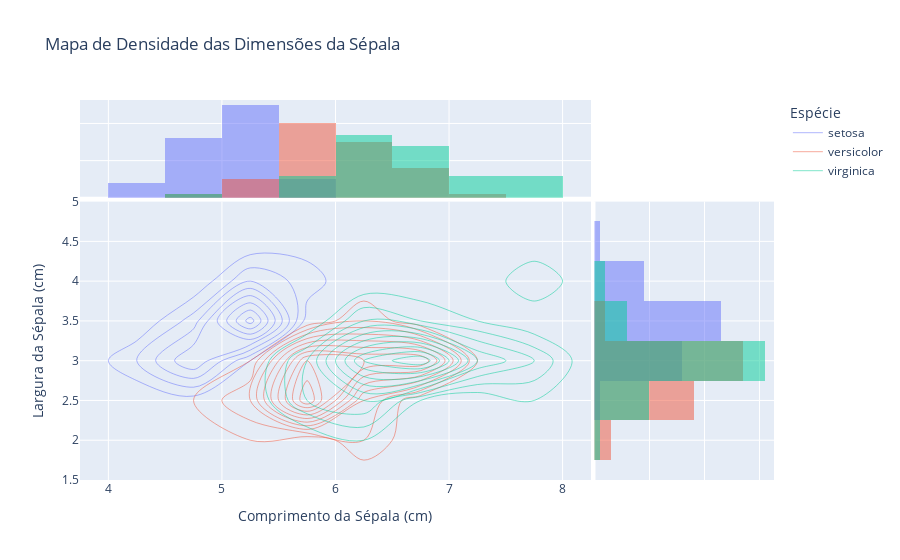

The notebook cell saved with this chart:
### Code cell
# Gráfico de Densidade 2D
fig_px_density = px.density_contour(df_iris_renamed, x="sepal_length", y="sepal_width",
                                   color="species", marginal_x="histogram", marginal_y="histogram",
                                   title="Mapa de Densidade das Dimensões da Sépala")
# Personalizando o gráfico de densidade
fig_px_density.update_layout(
    xaxis_title="Comprimento da Sépala (cm)",
    yaxis_title="Largura da Sépala (cm)",
    legend_title="Espécie",
    font=dict(size=12)
)
fig_px_density.show()

### Figure 1 — Plotly figure (JSON) as saved in the notebook; plotly's stock layout.template omitted (floating-point values rounded to 4 significant figures)
{"data": [{"contours": {"coloring": "none"}, "hovertemplate": "species=setosa<br>sepal_length=%{x}<br>sepal_width=%{y}<br>count=%{z}<extra></extra>", "legendgroup": "setosa", "line": {"color": "#636efa"}, "name": "setosa", "showlegend": true, "x": [5.1, 4.9, 4.7, 4.6, 5.0, 5.4, 4.6, 5.0, 4.4, 4.9, 5.4, 4.8, 4.8, 4.3, 5.8, 5.7, 5.4, 5.1, 5.7, 5.1, 5.4, 5.1, 4.6, 5.1, 4.8, 5.0, 5.0, 5.2, 5.2, 4.7, 4.8, 5.4, 5.2, 5.5, 4.9, 5.0, 5.5, 4.9, 4.4, 5.1, 5.0, 4.5, 4.4, 5.0, 5.1, 4.8, 5.1, 4.6, 5.3, 5.0], "xaxis": "x", "xbingroup": "x", "y": [3.5, 3.0, 3.2, 3.1, 3.6, 3.9, 3.4, 3.4, 2.9, 3.1, 3.7, 3.4, 3.0, 3.0, 4.0, 4.4, 3.9, 3.5, 3.8, 3.8, 3.4, 3.7, 3.6, 3.3, 3.4, 3.0, 3.4, 3.5, 3.4, 3.2, 3.1, 3.4, 4.1, 4.2, 3.1, 3.2, 3.5, 3.6, 3.0, 3.4, 3.5, 2.3, 3.2, 3.5, 3.8, 3.0, 3.8, 3.2, 3.7, 3.3], "yaxis": "y", "ybingroup": "y", "type": "histogram2dcontour"}, {"bingroup": "x", "hovertemplate": "species=setosa<br>sepal_length=%{x}<br>count=%{y}<extra></extra>", "legendgroup": "setosa", "marker": {"color": "#636efa"}, "name": "setosa", "opacity": 0.5, "showlegend": false, "x": [5.1, 4.9, 4.7, 4.6, 5.0, 5.4, 4.6, 5.0, 4.4, 4.9, 5.4, 4.8, 4.8, 4.3, 5.8, 5.7, 5.4, 5.1, 5.7, 5.1, 5.4, 5.1, 4.6, 5.1, 4.8, 5.0, 5.0, 5.2, 5.2, 4.7, 4.8, 5.4, 5.2, 5.5, 4.9, 5.0, 5.5, 4.9, 4.4, 5.1, 5.0, 4.5, 4.4, 5.0, 5.1, 4.8, 5.1, 4.6, 5.3, 5.0], "xaxis": "x3", "yaxis": "y3", "type": "histogram"}, {"bingroup": "y", "hovertemplate": "species=setosa<br>sepal_width=%{y}<br>count=%{x}<extra></extra>", "legendgroup": "setosa", "marker": {"color": "#636efa"}, "name": "setosa", "opacity": 0.5, "showlegend": false, "xaxis": "x2", "y": [3.5, 3.0, 3.2, 3.1, 3.6, 3.9, 3.4, 3.4, 2.9, 3.1, 3.7, 3.4, 3.0, 3.0, 4.0, 4.4, 3.9, 3.5, 3.8, 3.8, 3.4, 3.7, 3.6, 3.3, 3.4, 3.0, 3.4, 3.5, 3.4, 3.2, 3.1, 3.4, 4.1, 4.2, 3.1, 3.2, 3.5, 3.6, 3.0, 3.4, 3.5, 2.3, 3.2, 3.5, 3.8, 3.0, 3.8, 3.2, 3.7, 3.3], "yaxis": "y2", "type": "histogram"}, {"contours": {"coloring": "none"}, "hovertemplate": "species=versicolor<br>sepal_length=%{x}<br>sepal_width=%{y}<br>count=%{z}<extra></extra>", "legendgroup": "versicolor", "line": {"color": "#EF553B"}, "name": "versicolor", "showlegend": true, "x": [7.0, 6.4, 6.9, 5.5, 6.5, 5.7, 6.3, 4.9, 6.6, 5.2, 5.0, 5.9, 6.0, 6.1, 5.6, 6.7, 5.6, 5.8, 6.2, 5.6, 5.9, 6.1, 6.3, 6.1, 6.4, 6.6, 6.8, 6.7, 6.0, 5.7, 5.5, 5.5, 5.8, 6.0, 5.4, 6.0, 6.7, 6.3, 5.6, 5.5, 5.5, 6.1, 5.8, 5.0, 5.6, 5.7, 5.7, 6.2, 5.1, 5.7], "xaxis": "x", "xbingroup": "x", "y": [3.2, 3.2, 3.1, 2.3, 2.8, 2.8, 3.3, 2.4, 2.9, 2.7, 2.0, 3.0, 2.2, 2.9, 2.9, 3.1, 3.0, 2.7, 2.2, 2.5, 3.2, 2.8, 2.5, 2.8, 2.9, 3.0, 2.8, 3.0, 2.9, 2.6, 2.4, 2.4, 2.7, 2.7, 3.0, 3.4, 3.1, 2.3, 3.0, 2.5, 2.6, 3.0, 2.6, 2.3, 2.7, 3.0, 2.9, 2.9, 2.5, 2.8], "yaxis": "y", "ybingroup": "y", "type": "histogram2dcontour"}, {"bingroup": "x", "hovertemplate": "species=versicolor<br>sepal_length=%{x}<br>count=%{y}<extra></extra>", "legendgroup": "versicolor", "marker": {"color": "#EF553B"}, "name": "versicolor", "opacity": 0.5, "showlegend": false, "x": [7.0, 6.4, 6.9, 5.5, 6.5, 5.7, 6.3, 4.9, 6.6, 5.2, 5.0, 5.9, 6.0, 6.1, 5.6, 6.7, 5.6, 5.8, 6.2, 5.6, 5.9, 6.1, 6.3, 6.1, 6.4, 6.6, 6.8, 6.7, 6.0, 5.7, 5.5, 5.5, 5.8, 6.0, 5.4, 6.0, 6.7, 6.3, 5.6, 5.5, 5.5, 6.1, 5.8, 5.0, 5.6, 5.7, 5.7, 6.2, 5.1, 5.7], "xaxis": "x3", "yaxis": "y3", "type": "histogram"}, {"bingroup": "y", "hovertemplate": "species=versicolor<br>sepal_width=%{y}<br>count=%{x}<extra></extra>", "legendgroup": "versicolor", "marker": {"color": "#EF553B"}, "name": "versicolor", "opacity": 0.5, "showlegend": false, "xaxis": "x2", "y": [3.2, 3.2, 3.1, 2.3, 2.8, 2.8, 3.3, 2.4, 2.9, 2.7, 2.0, 3.0, 2.2, 2.9, 2.9, 3.1, 3.0, 2.7, 2.2, 2.5, 3.2, 2.8, 2.5, 2.8, 2.9, 3.0, 2.8, 3.0, 2.9, 2.6, 2.4, 2.4, 2.7, 2.7, 3.0, 3.4, 3.1, 2.3, 3.0, 2.5, 2.6, 3.0, 2.6, 2.3, 2.7, 3.0, 2.9, 2.9, 2.5, 2.8], "yaxis": "y2", "type": "histogram"}, {"contours": {"coloring": "none"}, "hovertemplate": "species=virginica<br>sepal_length=%{x}<br>sepal_width=%{y}<br>count=%{z}<extra></extra>", "legendgroup": "virginica", "line": {"color": "#00cc96"}, "name": "virginica", "showlegend": true, "x": [6.3, 5.8, 7.1, 6.3, 6.5, 7.6, 4.9, 7.3, 6.7, 7.2, 6.5, 6.4, 6.8, 5.7, 5.8, 6.4, 6.5, 7.7, 7.7, 6.0, 6.9, 5.6, 7.7, 6.3, 6.7, 7.2, 6.2, 6.1, 6.4, 7.2, 7.4, 7.9, 6.4, 6.3, 6.1, 7.7, 6.3, 6.4, 6.0, 6.9, 6.7, 6.9, 5.8, 6.8, 6.7, 6.7, 6.3, 6.5, 6.2, 5.9], "xaxis": "x", "xbingroup": "x", "y": [3.3, 2.7, 3.0, 2.9, 3.0, 3.0, 2.5, 2.9, 2.5, 3.6, 3.2, 2.7, 3.0, 2.5, 2.8, 3.2, 3.0, 3.8, 2.6, 2.2, 3.2, 2.8, 2.8, 2.7, 3.3, 3.2, 2.8, 3.0, 2.8, 3.0, 2.8, 3.8, 2.8, 2.8, 2.6, 3.0, 3.4, 3.1, 3.0, 3.1, 3.1, 3.1, 2.7, 3.2, 3.3, 3.0, 2.5, 3.0, 3.4, 3.0], "yaxis": "y", "ybingroup": "y", "type": "histogram2dcontour"}, {"bingroup": "x", "hovertemplate": "species=virginica<br>sepal_length=%{x}<br>count=%{y}<extra></extra>", "legendgroup": "virginica", "marker": {"color": "#00cc96"}, "name": "virginica", "opacity": 0.5, "showlegend": false, "x": [6.3, 5.8, 7.1, 6.3, 6.5, 7.6, 4.9, 7.3, 6.7, 7.2, 6.5, 6.4, 6.8, 5.7, 5.8, 6.4, 6.5, 7.7, 7.7, 6.0, 6.9, 5.6, 7.7, 6.3, 6.7, 7.2, 6.2, 6.1, 6.4, 7.2, 7.4, 7.9, 6.4, 6.3, 6.1, 7.7, 6.3, 6.4, 6.0, 6.9, 6.7, 6.9, 5.8, 6.8, 6.7, 6.7, 6.3, 6.5, 6.2, 5.9], "xaxis": "x3", "yaxis": "y3", "type": "histogram"}, {"bingroup": "y", "hovertemplate": "species=virginica<br>sepal_width=%{y}<br>count=%{x}<extra></extra>", "legendgroup": "virginica", "marker": {"color": "#00cc96"}, "name": "virginica", "opacity": 0.5, "showlegend": false, "xaxis": "x2", "y": [3.3, 2.7, 3.0, 2.9, 3.0, 3.0, 2.5, 2.9, 2.5, 3.6, 3.2, 2.7, 3.0, 2.5, 2.8, 3.2, 3.0, 3.8, 2.6, 2.2, 3.2, 2.8, 2.8, 2.7, 3.3, 3.2, 2.8, 3.0, 2.8, 3.0, 2.8, 3.8, 2.8, 2.8, 2.6, 3.0, 3.4, 3.1, 3.0, 3.1, 3.1, 3.1, 2.7, 3.2, 3.3, 3.0, 2.5, 3.0, 3.4, 3.0], "yaxis": "y2", "type": "histogram"}], "layout": {"xaxis": {"anchor": "y", "domain": [0.0, 0.7363], "title": {"text": "Comprimento da Sépala (cm)"}}, "yaxis": {"anchor": "x", "domain": [0.0, 0.7326], "title": {"text": "Largura da Sépala (cm)"}}, "xaxis2": {"anchor": "y2", "domain": [0.7413, 1.0], "matches": "x2", "showticklabels": false, "showline": false, "ticks": "", "showgrid": true}, "yaxis2": {"anchor": "x2", "domain": [0.0, 0.7326], "matches": "y", "showticklabels": false, "showgrid": true}, "xaxis3": {"anchor": "y3", "domain": [0.0, 0.7363], "matches": "x", "showticklabels": false, "showgrid": true}, "yaxis3": {"anchor": "x3", "domain": [0.7426, 1.0], "matches": "y3", "showticklabels": false, "showline": false, "ticks": "", "showgrid": true}, "xaxis4": {"anchor": "y4", "domain": [0.7413, 1.0], "matches": "x2", "showticklabels": false, "showgrid": true, "showline": false, "ticks": ""}, "yaxis4": {"anchor": "x4", "domain": [0.7426, 1.0], "matches": "y3", "showticklabels": false, "showline": false, "ticks": "", "showgrid": true}, "legend": {"title": {"text": "Espécie"}, "tracegroupgap": 0}, "title": {"text": "Mapa de Densidade das Dimensões da Sépala"}, "barmode": "overlay", "font": {"size": 12}}}
